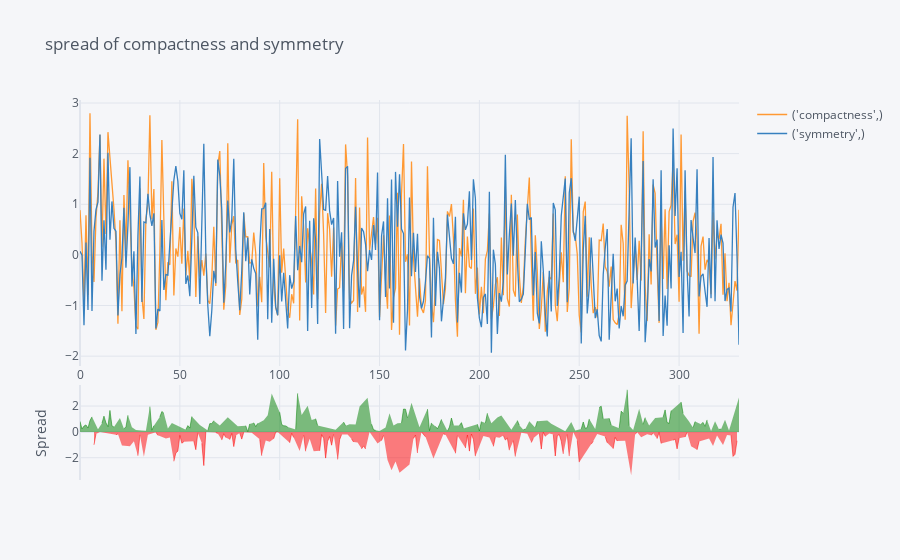

The code cell stored with this chart in its notebook:
### Code cell
data_f[['compactness','symmetry']].iplot(kind='spread',title='spread of compactness and symmetry')

### Figure 1 — Plotly figure (JSON) as saved in the notebook; plotly's stock layout.template omitted (floating-point values rounded to 4 significant figures; data arrays with more than 128 entries replaced by an {"elided": "..."} marker saying what was removed)
{"data": [{"line": {"color": "rgba(255, 153, 51, 1.0)", "dash": "solid", "shape": "linear", "width": 1.3}, "mode": "lines", "name": "('compactness',)", "text": "", "type": "scatter", "x": {"elided": "331 int values"}, "y": {"elided": "331 float values"}}, {"line": {"color": "rgba(55, 128, 191, 1.0)", "dash": "solid", "shape": "linear", "width": 1.3}, "mode": "lines", "name": "('symmetry',)", "text": "", "type": "scatter", "x": {"elided": "331 int values"}, "y": {"elided": "331 float values"}}, {"connectgaps": false, "fill": "tozeroy", "line": {"color": "green", "dash": "solid", "shape": "linear", "width": 0.5}, "mode": "lines", "name": "Spread", "showlegend": false, "type": "scatter", "x": {"elided": "331 int values"}, "xaxis": "x2", "y": {"elided": "331 mixed values"}, "yaxis": "y2"}, {"connectgaps": false, "fill": "tozeroy", "line": {"color": "red", "dash": "solid", "shape": "linear", "width": 0.5}, "mode": "lines", "name": "Spread", "showlegend": false, "type": "scatter", "x": {"elided": "331 int values"}, "xaxis": "x2", "y": {"elided": "331 mixed values"}, "yaxis": "y2"}], "layout": {"hovermode": "x", "legend": {"bgcolor": "#F5F6F9", "font": {"color": "#4D5663"}}, "paper_bgcolor": "#F5F6F9", "plot_bgcolor": "#F5F6F9", "title": {"font": {"color": "#4D5663"}, "text": "spread of compactness and symmetry"}, "xaxis": {"gridcolor": "#E1E5ED", "showgrid": true, "tickfont": {"color": "#4D5663"}, "title": {"font": {"color": "#4D5663"}, "text": ""}, "zerolinecolor": "#E1E5ED"}, "xaxis2": {"anchor": "y2", "gridcolor": "#E1E5ED", "showgrid": true, "showticklabels": false, "tickfont": {"color": "#4D5663"}, "title": {"font": {"color": "#4D5663"}, "text": ""}, "zerolinecolor": "#E1E5ED"}, "yaxis": {"domain": [0.3, 1], "gridcolor": "#E1E5ED", "showgrid": true, "tickfont": {"color": "#4D5663"}, "title": {"font": {"color": "#4D5663"}, "text": ""}, "zerolinecolor": "#E1E5ED"}, "yaxis2": {"domain": [0, 0.25], "gridcolor": "#E1E5ED", "showgrid": true, "tickfont": {"color": "#4D5663"}, "title": {"font": {"color": "#4D5663"}, "text": "Spread"}, "zerolinecolor": "#E1E5ED"}}}
